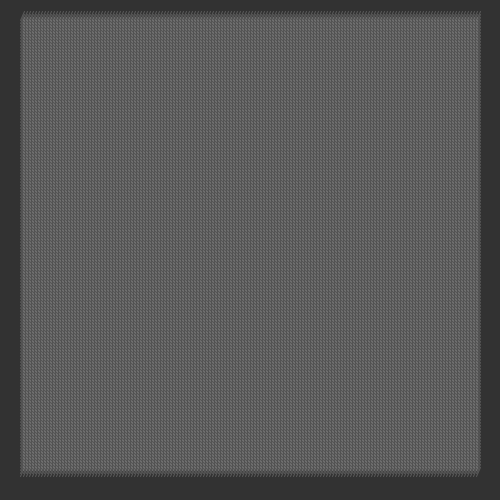
Frame 1 (no input)
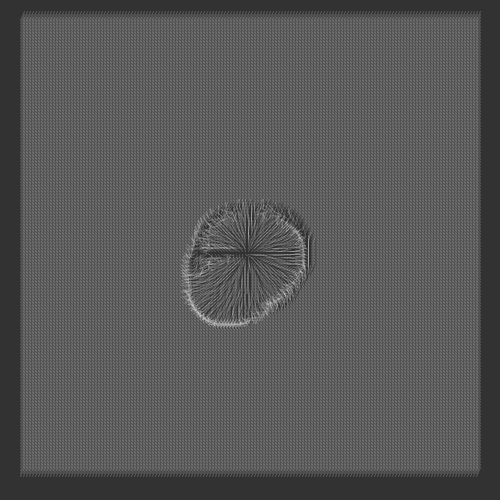
Frame 60 (the mouse pressed at the canvas centre just before this capture)
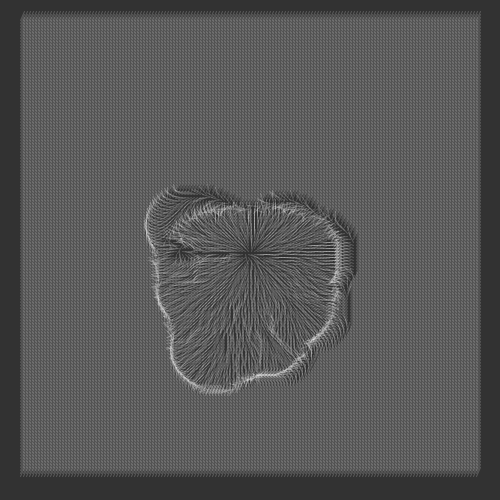
Frame 120 (the mouse held since frame 60 and released just before this capture)

The Processing sketch that drew these frames (run headless with seeded random() and noise(); from frame 60 on, the mouse is pressed at the canvas centre):

// Processing sketch: S3_B_Ngan
// ── S3_B_Ngan.pde
/* 
   
   A surface filled with one hundred medium to small sized circles. 
   Each circle has a different size and direction, but moves at the same slow rate. 
   Display: 
   A. The instantaneous intersections of the circles 
   >>> B. The aggregate intersections of the circles 
 
   Restored by Casey Reas <http://reas.com> 
   22 June 2016 
   Processing v.3.1.1 <http://processing.org> 
   
   Implemented by William Ngan <http://metaphorical.net> 
   4 April 2004 
   Processing v.68 <http://processing.org> 
 
*/ 
 
 
float[][] field; 
int[][] fieldShade; 
int gaph, gapv; 
int marginh, marginv; // margin 
float cnt = 0; 
 
float[] sintable = new float[628]; 
float[] costable = new float[628]; 
final float PI2 = 2*PI; 
float tiltAngle = 0; 
 
Circle[] circles; 
 
float counter = 0; 
 
int cCounter = 0; 
int cTimer = 0; 
 
void setup() 
{ 
  size( 500, 500 ); 
  frameRate( 30 ); 
 
  gaph = 3; 
  gapv = 3; 
  marginh = 20; 
  marginv = 20; 
 
  // lookup table 
  for (int i=0; i<sintable.length; i++) { 
    sintable[i] = sin( i/100.0f ); 
  } 
 
  for (int i=0; i<costable.length; i++) { 
    costable[i] = cos( i/100.0f ); 
  } 
 
  // field 
  field = new float[(width-marginh*2)/gaph][(height-marginv*2)/gapv]; 
  fieldShade = new int[field.length][field[0].length]; 
 
  for (int i=0; i<field.length; i++) { 
    for (int k=0; k<field[0].length; k++) { 
      field[i][k] = PI2-PI/3; 
      fieldShade[i][k] = 1; 
    } 
  } 
 
  circles = new Circle[100]; 
 
  //ellipseMode( CENTER_DIAMETER ); 
  noFill(); 
} 
 
void draw() 
{ 
  background( 50 ); 
  stroke(255,255,255,50); 
 
  int ax, ay; 
  cTimer++; 
  if (cTimer>5 && cCounter<circles.length-1) { 
    circles[cCounter] = new Circle( 250, 250, 40, cCounter ); 
    cCounter++; 
    cTimer = 0; 
  } 
 
  float len = 10; 
 
  for (int i=0; i<field.length; i++) { 
    for (int k=0; k<field[0].length; k++) { 
      ax = marginh + i*gaph; 
      ay = marginv + k*gapv; 
      line( ax, ay, ax+len*getCos(field[i][k]), ay+len*getSin(field[i][k]) ); 
    } 
  } 
 
  noStroke(); 
  noFill(); 
 
  for (int i =0; i<cCounter; i++) { 
    circles[i].draw(); 
    circles[i].getGrid(); 
  } 
 
} 
 
int[] getLocation( int i, int k ) 
{ 
return new int[]{ marginh+i*gaph, marginv+k*gapv }; 
} 
 
float getSin( float val ) 
{ 
  if (val<0) val = 6.28 + val; 
  if (val>=6.28) val -= 6.28; 
  val = min( 6.27, max( 0, val ) ); 
  return sintable[ (int)floor(val*100) ]; 
} 
 
float getCos( float val ) 
{ 
  if (val<0) val = 6.28 + val; 
  if (val>=6.28) val -= 6.28; 
  val = min( 6.27, max( 0, val ) ); 
 
  return costable[ (int)floor(val*100) ]; 
} 
 
class Circle 
{ 
  float x, y, r, d, rr; 
  float ac1, ac2, ac3; 
  float sp1, sp2, sp3; 
  int id; 
 
  float inx = 0; 
  float iny = 0; 
  boolean over = true; 
 
  Circle( float px, float py, float pr, int id ) { 
    x = px; 
    y = py; 
    r = pr; 
    d = r*2; 
    rr = r*r; 
 
    this.id = id; 
 
    sp1 = random(2); 
    sp2 = random(2); 
    sp3 = random(2); 
 
    ac1 = random(0.5)-random(0.5); 
    ac2 = random(0.5)-random(0.5); 
    ac3 = random(0.5)-random(0.5); 
 
  } 
 
  void draw() { 
    move(); 
    ellipse( x, y, d, d ); 
  } 
 
  void move() { 
    float angle = sin( sp1 ) - cos(sp2); 
 
    sp1+=ac1; 
    sp2+=ac2; 
    sp3+=ac3; 
 
    angle = (angle<0) ? angle+PI2 : ( (angle>=PI2) ? angle-PI2 : angle ); 
 
    x = x + getSin(angle); 
    y = y + getCos(angle); 
 
    checkBounds(); 
    checkOverlap(); 
 
  } 
 
  void checkBounds() { 
    if ( x > width ) x = 0; 
    if ( x < 0 ) x = width; 
    if ( y > height ) y = 0; 
    if ( y < 0 ) y = height; 
  } 
 
  void repel( float angle ) { 
    x = x + getCos(angle)/10; 
    y = y + getSin(angle)/10; 
  } 
 
  void setState( float px, float py ) { 
    inx = px; 
    iny = py; 
    over = true; 
  } 
 
  void checkOverlap() { 
 
    for ( int i=id+1; i<cCounter; i++ ) { 
      if ( i!=id ) { 
        float dx = circles[i].x - x; 
        float dy = circles[i].y - y; 
        float drr = dx*dx + dy*dy; 
        float brr = circles[i].rr + 2*circles[i].r*r + rr; 
        float d = sqrt( drr ); 
 
        if ( d>r+circles[i].r || d<abs(r-circles[i].r) ) continue; // no solution 
 
        float ang = atan2( dy, dx ); 
        repel( ang+PI ); 
        circles[i].repel( ang); 
 
        float a = (rr - circles[i].rr + drr) / (2*d); 
        float h = sqrt( rr - a*a ); 
        float x2 = x + a*(circles[i].x - x)/d; 
        float y2 = y + a*(circles[i].y - y)/d; 
 
        setState( x2, y2 ); 
        circles[i].setState( x2, y2 ); 
      } 
    } 
  } 
 
  void getGrid() { 
 
    int sx = (int)ceil((x-r-marginh)/gaph); 
    int sy = (int)ceil((y-r-marginv)/gapv); 
 
    int numx = (int)floor(d/gaph); 
    int numy = (int)floor(d/gapv); 
 
    int[] pos; 
    float dx, dy, ang; 
 
    for (int i=sx; i<sx+numx; i++) { 
      if (i>=0 && i<field.length) { 
        for (int k=sy; k<sy+numy; k++) { 
          if (k>=0 && k<field[0].length) { 
            if (over) { 
              pos = getLocation(i, k); 
              dx = pos[0]-x; 
              dy = pos[1]-y; 
 
              if (dist( x, y, pos[0], pos[1]) < r) { 
                float da = atan2( pos[1]-iny, pos[0]-inx ); 
                if (field[i][k] < da) field[i][k] += PI/20; 
                else if (field[i][k] > da) field[i][k] -= PI/20; 
                fieldShade[i][k] = 2; 
              } 
            } 
          } 
        } 
      } 
    } 
    over = false; 
  } 
} 
